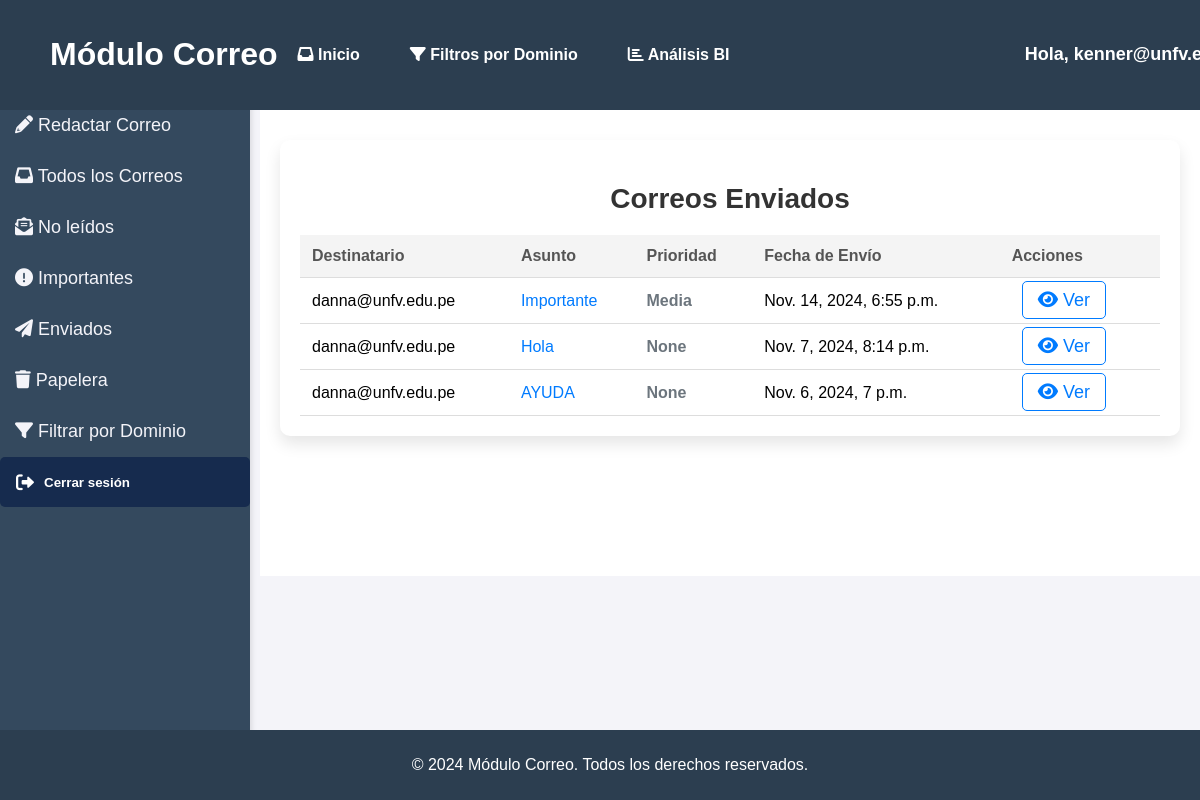
The page /home/correos-enviados/ (signed in) on the database as committed earlier.
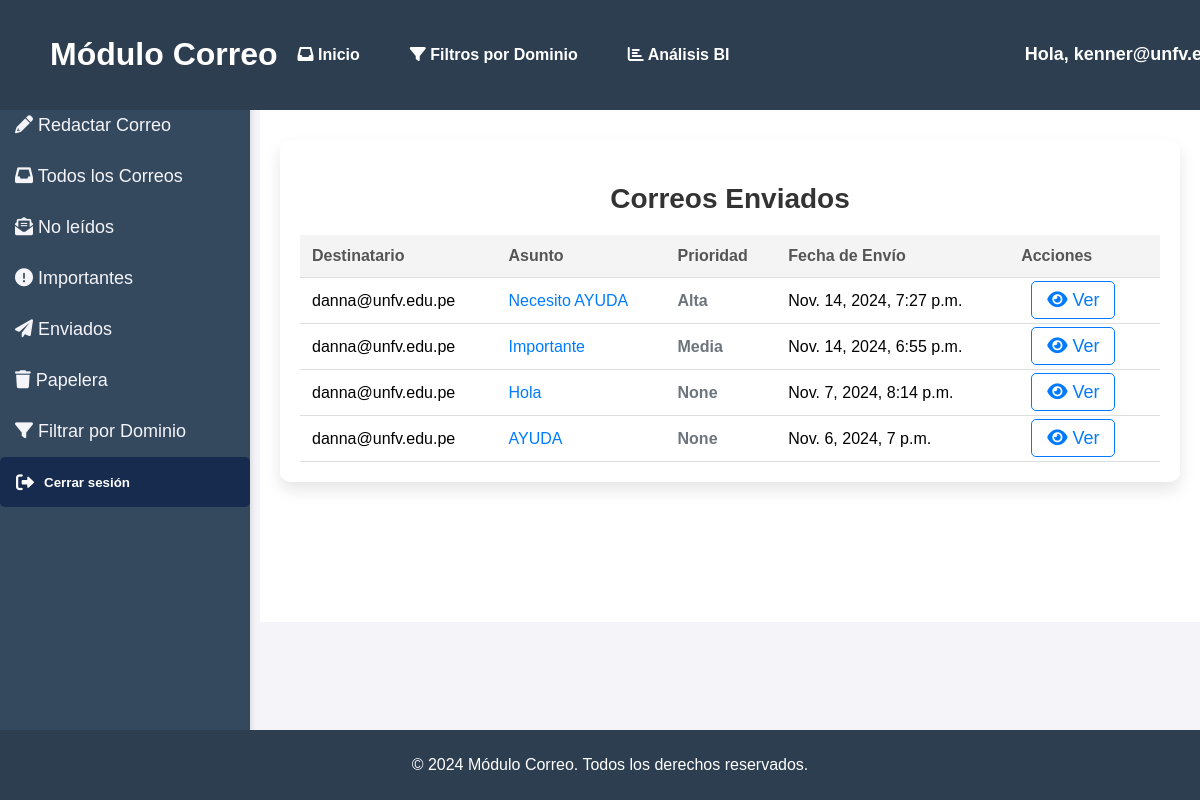
The same page on the database as committed later.
### emails/models.py (models this page shows, shortened)
class Correo(models.Model):
    remitente = models.ForeignKey(User, on_delete=models.CASCADE, related_name="enviados")
    destinatario = models.ForeignKey(User, on_delete=models.CASCADE, related_name="correos_recibidos")
    asunto = models.CharField(max_length=200)
    contenido = models.TextField()
    fecha_envio = models.DateTimeField(auto_now_add=True)
    eliminado_por_remitente = models.BooleanField(default=False)
    eliminado_por_destinatario = models.BooleanField(default=False)
    prioridad = models.ForeignKey(Prioridad, on_delete=models.SET_NULL, null=True, blank=True)  # Clave foránea
    leido = models.BooleanField(default=False)

class Prioridad(models.Model):
    nivel = models.CharField(max_length=50)  # Ej: "Alta", "Media", "Baja"
    descripcion = models.TextField(blank=True, null=True)  # Descripción opcional
    def __str__(self):
        return self.nivel

### emails/views.py (the view)
# urls.py: path('correos-enviados/', views.correos_enviados_view, name='correos_enviados'),
@login_required
def correos_enviados_view(request):
    correos_enviados = Correo.objects.filter(remitente=request.user).order_by('-fecha_envio')
    return render(request, 'emails/correos_enviados.html', {'correos_enviados': correos_enviados})

### Templates/emails/correos_enviados.html (shortened to what this page needs)
{% extends 'emails/base.html' %}
{% block content %}
<div class="correos-enviados-container">
  <h2>Correos Enviados</h2>
  {% if correos_enviados %}
    <table>
      <thead>
        <tr>
          <th>Destinatario</th>
          <th>Asunto</th>
          <th>Prioridad</th>
          <th>Fecha de Envío</th>
          <th>Acciones</th>
        </tr>
      </thead>
      <tbody>
        {% for correo in correos_enviados %}
          <tr>
            <td>{{ correo.destinatario }}</td>
            <td>
              <a href="{% url 'ver_correo' correo.id %}">{{ correo.asunto }}</a>
            </td>
            <td class="prioridad {% if correo.prioridad == 'Alta' %}prioridad-alta{% elif correo.prioridad == 'Media' %}prioridad-media{% elif correo.prioridad == 'Baja' %}prioridad-baja{% else %}prioridad-sin{% endif %}">
              {{ correo.prioridad }}
            </td>
            <td>{{ correo.fecha_envio }}</td>
            <td class="acciones">
              <a href="{% url 'ver_correo' correo.id %}" title="Ver Correo"><i class="fas fa-eye"></i> Ver</a>
            </td>
          </tr>
        {% endfor %}
      </tbody>
    </table>
  {% else %}
    <p>No has enviado ningún correo.</p>
  {% endif %}
</div>
{% endblock %}

Rows that differ between the two databases and show on the page:
added Correo: destinatario "danna@unfv.edu.pe", asunto "Necesito AYUDA", prioridad "Alta", fecha_envio "Nov. 14, 2024, 7:27 p.m."
